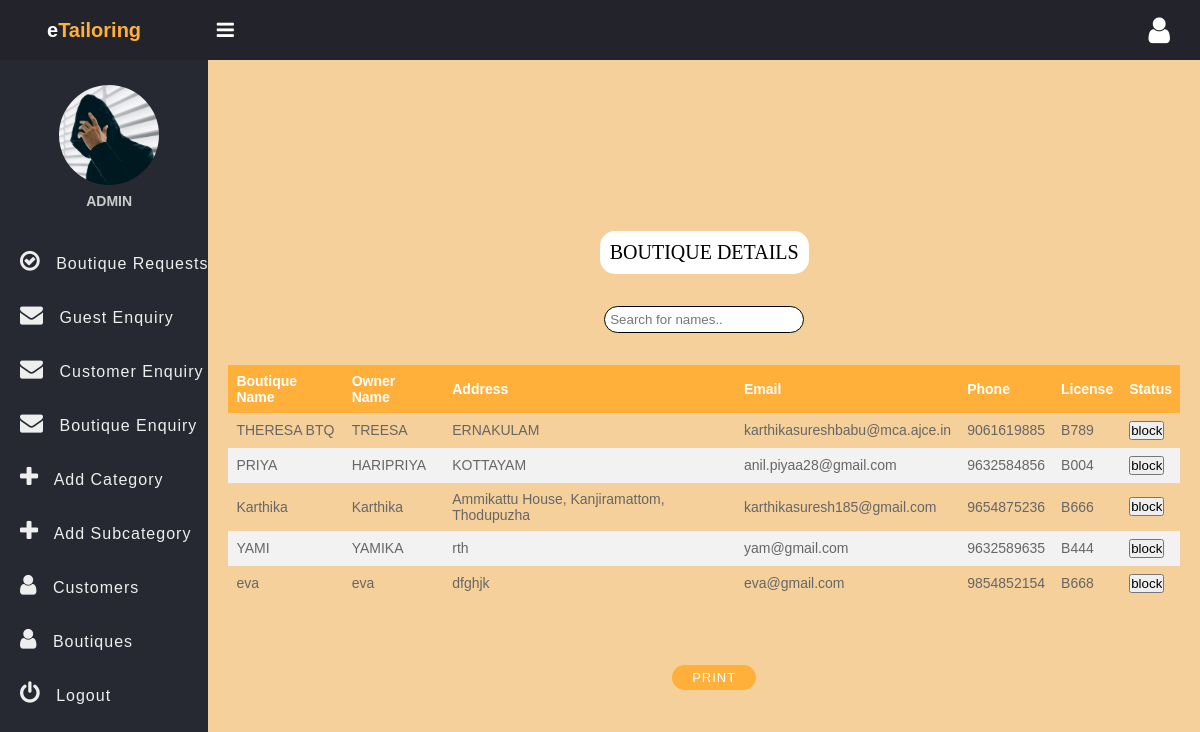
/admin/viewbtq.php (signed in), run on the app's committed database.
### tables this page shows
CREATE TABLE IF NOT EXISTS `tbl_btqreg` (
  `btq_id` int(2) NOT NULL AUTO_INCREMENT,
  `btq_name` varchar(30) NOT NULL,
  `btq_owner` varchar(30) NOT NULL,
  `btq_address` varchar(100) NOT NULL,
  `btq_email` varchar(50) NOT NULL,
  `btq_phone` varchar(10) NOT NULL,
  `btq_lic` varchar(5) NOT NULL,
  `btq_status` varchar(2) NOT NULL,
  PRIMARY KEY (`btq_id`),
  UNIQUE KEY `btq_email` (`btq_email`)
);

### classes/DataAccess.class.PHP (called while the page is built, shortened)
<?php
class DataAccess
{
	protected $_con,$_query,$_errors;
	public function __construct()
	{
		if(!$this->_con=mysqli_connect("localhost","root","","etailor"))
		{
			die("connection Error");
		}
		$this->_errors ="";
	}
	public function getData($fields,$table,$condition = "1")
	{
		if(!$this->_checkTable($table))
		{
			$this->_errors.="$table not Present";
			return false;
		}
		$this->_query = "select ";
		if(is_array($fields))
		{
			if($this->_checkFieldsIndexed($fields,$table))
			{
				$this->_query.=implode(",",$fields);
				 $this->_query."<br>";
			}
			else
			{
				return false;
			}
		}
		else if(gettype($fields) == "string")
		{
			if($fields == "*")
			{
				$this->_query.="*";
			}
		}
		else
		{
			$this->_errors.=" Invalid type for fields";
			return false;
		}
		$this->_query.=" from $table where $condition";
		$resref=mysqli_query($this->_con,$this->_query);
		$dataArr = array();
		if(mysqli_num_rows($resref))
		{
			while($rows = mysqli_fetch_assoc($resref))
			{
				$dataArr[] = $rows;
			}
		}
		return $dataArr;
	}
	protected function _checkTable($table)
	{
		$q="show tables";
		$resref = mysqli_query($this->_con,$q);
		if(mysqli_num_rows($resref))
		{
			while($row=mysqli_fetch_array($resref))
			{
				if($row[0]==$table)
				{
					return true;
				}
			}
		}
		return false;
	}
}
?>

### admin/viewbtq.php (the view, shortened to what this page needs)
<?php
require_once("../classes/FormAssist.class.php");
require_once("../classes/DataAccess.class.php");
?>
<!DOCTYPE html>
<html>
<head>
    <link rel="stylesheet" href="https://stackpath.bootstrapcdn.com/font-awesome/4.7.0/css/font-awesome.min.css">
    <link rel="stylesheet" href="css/style.css">
</head>
<body>
    <header class="header">
        <h2 class="u-name">e<b>Tailoring</b>
            <label for="checkbox">
                <i id="navbtn" class="fa fa-bars" aria-hidden="true"></i>
            </label>
        </h2>
        <i class="fa fa-user" aria-hidden="true"></i>
    </header>
    <div class="body">
        <nav class="side-bar">
            <div class="user-p">
                <img src="img/user.jpg">
                <h4><?php echo $_SESSION["admin_name"];?></h4>
            </div>
            <ul>
                <li>
                    <a href="adminhome.php">
                        <i class="fa fa-check-circle-o" aria-hidden="true"></i>
                        <span>Boutique Requests</span>
                    </a>
                </li>
                <li>
                    <a href="guestenq.php">
                        <i class="fa fa-envelope" aria-hidden="true"></i>
                        <span>Guest Enquiry</span>
                    </a>
                </li>
                <li>
                    <a href="custenq.php">
                        <i class="fa fa-envelope" aria-hidden="true"></i>
                        <span>Customer Enquiry</span>
                    </a>
                </li>
                <li>
                    <a href="btqenq.php">
                        <i class="fa fa-envelope" aria-hidden="true"></i>
                        <span>Boutique Enquiry</span>
                    </a>
                </li>
                <li>
                    <a href="addcat.php">
                        <i class="fa fa-plus" aria-hidden="true"></i>
                        <span>Add Category</span>
                    </a>
                </li>
                <li>
                    <a href="addsubcat.php">
                        <i class="fa fa-plus" aria-hidden="true"></i>
                        <span>Add Subcategory</span>
                    </a>
                </li>
                <li>
                    <a href="viewcust.php">
                        <i class="fa fa-user" aria-hidden="true"></i>
                        <span>Customers</span>
                    </a>
                </li>
                <li>
                    <a href="viewbtq.php">
                        <i class="fa fa-user" aria-hidden="true"></i>
                        <span>Boutiques</span>
                    </a>
                </li>
                <li>
                    <a href="../destroysession.php">
                        <i class="fa fa-power-off" aria-hidden="true"></i>
                        <span>Logout</span>
                    </a>
                </li>
            </ul>
        </nav>
        <section class="section-1">
            <center>
                <p style="color: black;font-family:satisfy;border-radius: 15px;padding:10px;">BOUTIQUE DETAILS</p>
            </center><br><br>
            <input type="text" id="myInput" onkeyup="myFunction()" placeholder="Search for names.."><br><br>
            <?php
            require_once("../classes/DataAccess.class.php");
            $dao = new DataAccess();
                if($boutiques = $dao->getData("*","tbl_btqreg"))
                {
                    ?>
            <table id="myTable">
                <tr>
                    <th>Boutique Name</th>
                    <th>Owner Name</th>
                    <th>Address</th>
                    <th>Email</th>
                    <th>Phone</th>
                    <th>License</th>
                    <th>Status</th>
                </tr>
                <?php
                        foreach($boutiques as $btq)
                        {
                        ?>
                <form method="post">
                    <tr>
                        <td><?php echo $btq["btq_name"]; ?></td>
                        <td><?php echo $btq["btq_owner"]; ?></td>
                        <td><?php echo $btq["btq_address"]; ?></td>
                        <td><?php echo $btq["btq_email"]; ?></td>
                        <td><?php echo $btq["btq_phone"]; ?></td>
                        <td><?php echo $btq["btq_lic"]; ?></td>
                        <td>
                            <?php
                                    if($btq["btq_status"]=="A")
                                    {
                                        ?>
                            <input type="submit" name="block" value="block" />
                            <?php
                                    }
                                        ?>
                    </tr>
                </form>
                <?php
                        }
                        ?>
            </table>
            <?php
                }
                else
                {
                    echo "<h3>No boutiques found ".$dao->getErrors()."</h3>";
                }
                ?>
            <br><br><br><br><a href="printBoutique.php" class="btn">PRINT</a>
        </section>
    </div>
</body>
</html>

### admin/css/style.css (style rules this page uses)
* { padding: 0; margin: 0; box-sizing: border-box; font-family: arial, sans-serif; }
.header { display: flex; justify-content: space-between; align-items: center; padding: 15px 30px; background: #23242b; color: #fff; }
.u-name { font-size: 20px; padding-left: 17px; }
.u-name b { color: #ffb03b; }
.header i { font-size: 30px; cursor: pointer; color: #fff; }
.user-p { text-align: center; padding-left: 10px; padding-top: 25px; }
.user-p img { width: 100px; border-radius: 50%; }
.user-p h4 { color: #ccc; padding: 5px 0; }
.side-bar { width: 250px; background: #262931; min-height: 100vh; transition: 500ms width; }
.body { display: flex; }
.section-1 { width: 100%; background: url("../img/bg.jpg"); background-size: cover; background-position: center; display: flex; justify-content: center; align-items: center; flex-direction: column; }
.section-1 p { color: #ffb03b; font-size: 20px; background: #fff; padding: 7px; border-radius: 5px; }
.side-bar ul { margin-top: 20px; list-style: none; }
.side-bar ul li { font-size: 16px; padding: 15px 0px; padding-left: 20px; transition: 500ms background; white-space: nowrap; overflow: hidden; text-overflow: ellipsis; }
.side-bar ul li a { text-decoration: none; color: #eee; cursor: pointer; letter-spacing: 1px; }
.side-bar ul li a i { display: inline-block; padding-right: 10px; font-size: 23px; }
#navbtn { display: inline-block; margin-left: 70px; font-size: 20px; transition: 500ms color; }

### admin/viewbtq.php (style rules this page uses)
table { border-collapse: collapse; width: 100%; }
th, td { text-align: left; padding: 8px; }
tr:nth-child(even) { background-color: #f2f2f2 }
th { background-color: #ffb03b; color: white; }
* { box-sizing: border-box; }
html, body { min-height: 100vh; padding: 0; margin: 0; font-family: Roboto, Arial, sans-serif; font-size: 14px; color: #666; }
input, textarea { outline: none; }
.section-1 { display: flex; justify-content: center; align-items: center; padding: 20px; background: #f5d09a; }
form { position: relative; width: 80%; border-radius: 30px; background: #fff; }
@media (min-width: 568px) { form { width: 60%; } }
.btn { background: #ffb03b; color: #fff; border-radius: 30px; margin: 0 0 0 20px; padding: 5px 20px; font-size: 13px; font-weight: 500; letter-spacing: 1px; transition: 0.3s; white-space: nowrap; text-decoration: none; }
#myInput { width: 200px; -webkit-transition: width 0.4s ease-in-out; transition: width 0.4s ease-in-out; }
#myInput { -moz-border-radius: 15px; border-radius: 15px; border:solid 1px black; padding:5px; display: block; margin-right: auto; margin-left: auto; }

### data on the page
tbl_btqreg: btq_name "THERESA BTQ", btq_owner "TREESA", btq_address "ERNAKULAM", btq_email "karthikasureshbabu@mca.ajce.in", btq_phone "9061619885", btq_lic "B789"
tbl_btqreg: btq_name "PRIYA", btq_owner "HARIPRIYA", btq_address "KOTTAYAM", btq_email "anil.piyaa28@gmail.com", btq_phone "9632584856", btq_lic "B004"
tbl_btqreg: btq_name "Karthika", btq_owner "Karthika", btq_address "Ammikattu House, Kanjiramattom, Thodupuzha", btq_email "karthikasuresh185@gmail.com", btq_phone "9654875236", btq_lic "B666"
tbl_btqreg: btq_name "YAMI", btq_owner "YAMIKA", btq_address "rth", btq_email "yam@gmail.com", btq_phone "9632589635", btq_lic "B444"
tbl_btqreg: btq_name "eva", btq_owner "eva", btq_address "dfghjk", btq_email "eva@gmail.com", btq_phone "9854852154", btq_lic "B668"

### other printed values
$_SESSION["admin_name"] "ADMIN"
